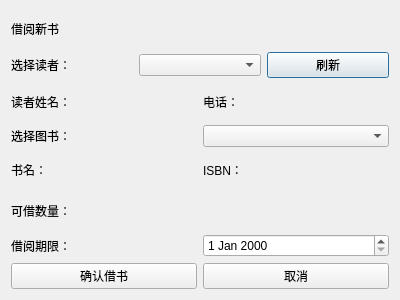
<?xml version="1.0" encoding="UTF-8"?>
<ui version="4.0">
 <class>BorrowBookDialog</class>
 <widget class="QDialog" name="BorrowBookDialog">
  <property name="geometry">
   <rect>
    <x>0</x>
    <y>0</y>
    <width>400</width>
    <height>300</height>
   </rect>
  </property>
  <property name="windowTitle">
   <string>Dialog</string>
  </property>
  <layout class="QGridLayout" name="gridLayout">
   <item row="0" column="0">
    <layout class="QHBoxLayout" name="horizontalLayout">
     <item>
      <widget class="QLabel" name="label">
       <property name="text">
        <string>借阅新书</string>
       </property>
      </widget>
     </item>
     <item>
      <spacer name="horizontalSpacer">
       <property name="orientation">
        <enum>Qt::Orientation::Horizontal</enum>
       </property>
       <property name="sizeHint" stdset="0">
        <size>
         <width>40</width>
         <height>20</height>
        </size>
       </property>
      </spacer>
     </item>
    </layout>
   </item>
   <item row="1" column="0">
    <layout class="QHBoxLayout" name="horizontalLayout_8">
     <item>
      <widget class="QLabel" name="label_2">
       <property name="text">
        <string>选择读者：</string>
       </property>
      </widget>
     </item>
     <item>
      <widget class="QComboBox" name="readerComboBox"/>
     </item>
     <item>
      <widget class="QPushButton" name="refreshReaderButton">
       <property name="text">
        <string>刷新</string>
       </property>
      </widget>
     </item>
    </layout>
   </item>
   <item row="2" column="0">
    <layout class="QHBoxLayout" name="horizontalLayout_7">
     <item>
      <widget class="QLabel" name="label_3">
       <property name="text">
        <string>读者姓名：</string>
       </property>
      </widget>
     </item>
     <item>
      <widget class="QLabel" name="readerNameLabel">
       <property name="text">
        <string/>
       </property>
      </widget>
     </item>
     <item>
      <widget class="QLabel" name="label_5">
       <property name="text">
        <string>电话：</string>
       </property>
      </widget>
     </item>
     <item>
      <widget class="QLabel" name="readerPhoneLabel">
       <property name="text">
        <string/>
       </property>
      </widget>
     </item>
    </layout>
   </item>
   <item row="3" column="0">
    <layout class="QHBoxLayout" name="horizontalLayout_6">
     <item>
      <widget class="QLabel" name="label_7">
       <property name="text">
        <string>选择图书：</string>
       </property>
      </widget>
     </item>
     <item>
      <widget class="QComboBox" name="bookComboBox"/>
     </item>
    </layout>
   </item>
   <item row="4" column="0">
    <layout class="QHBoxLayout" name="horizontalLayout_4">
     <item>
      <widget class="QLabel" name="label_8">
       <property name="text">
        <string>书名：</string>
       </property>
      </widget>
     </item>
     <item>
      <widget class="QLabel" name="bookTitleLabel">
       <property name="text">
        <string/>
       </property>
      </widget>
     </item>
     <item>
      <widget class="QLabel" name="label_9">
       <property name="text">
        <string>ISBN：</string>
       </property>
      </widget>
     </item>
     <item>
      <widget class="QLabel" name="bookIsbnLabel">
       <property name="text">
        <string/>
       </property>
      </widget>
     </item>
    </layout>
   </item>
   <item row="5" column="0">
    <layout class="QHBoxLayout" name="horizontalLayout_5">
     <item>
      <widget class="QLabel" name="label_12">
       <property name="text">
        <string>可借数量：</string>
       </property>
      </widget>
     </item>
     <item>
      <widget class="QLabel" name="bookAvailableLabel">
       <property name="text">
        <string/>
       </property>
      </widget>
     </item>
    </layout>
   </item>
   <item row="6" column="0">
    <layout class="QHBoxLayout" name="horizontalLayout_3">
     <item>
      <widget class="QLabel" name="label_14">
       <property name="text">
        <string>借阅期限：</string>
       </property>
      </widget>
     </item>
     <item>
      <widget class="QDateEdit" name="dueDateEdit"/>
     </item>
    </layout>
   </item>
   <item row="7" column="0">
    <layout class="QHBoxLayout" name="horizontalLayout_2">
     <item>
      <widget class="QPushButton" name="okButton">
       <property name="text">
        <string>确认借书</string>
       </property>
      </widget>
     </item>
     <item>
      <widget class="QPushButton" name="cancelButton">
       <property name="text">
        <string>取消</string>
       </property>
      </widget>
     </item>
    </layout>
   </item>
  </layout>
 </widget>
 <resources/>
 <connections/>
</ui>
